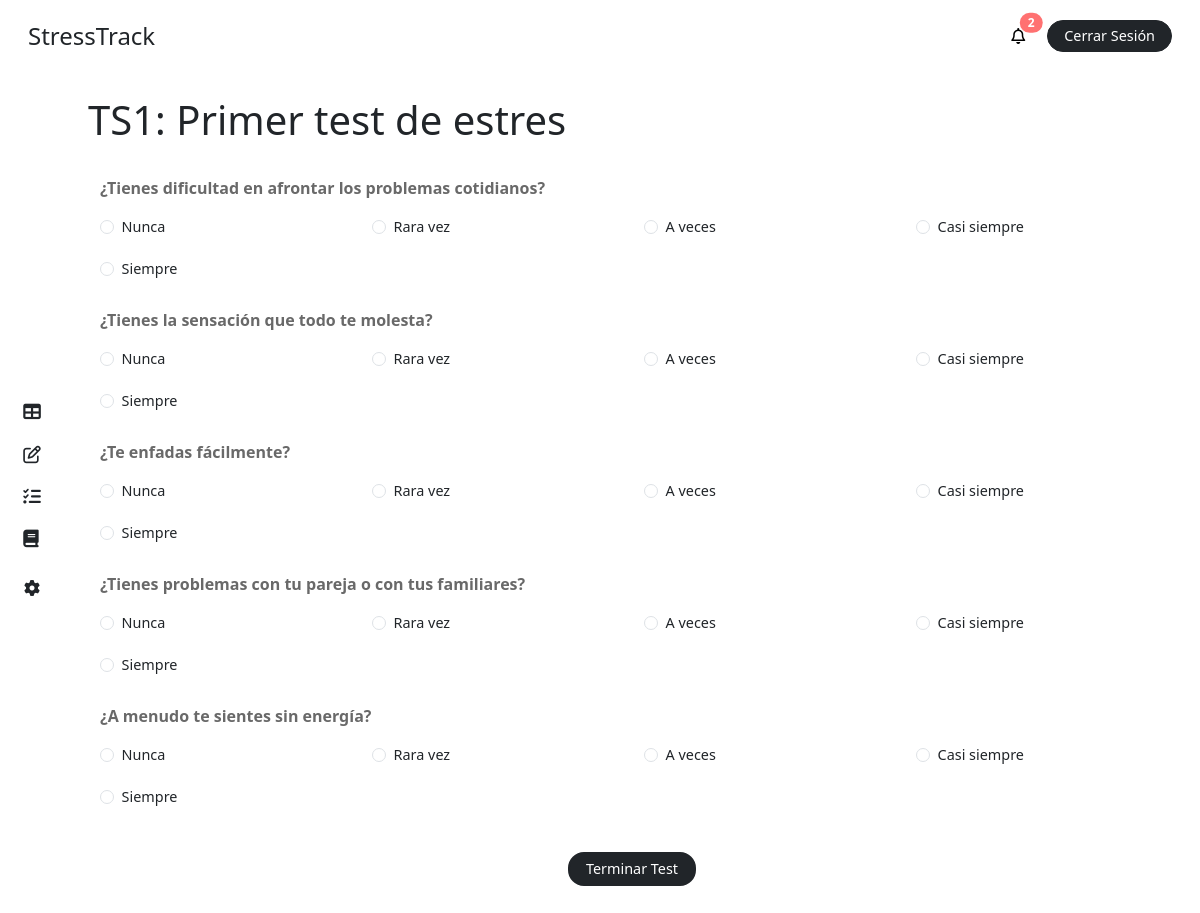
The app's page /test/1/ (signed in) with its own data.
### stress/models.py (models this page shows, shortened)
class Test(models.Model):
    title = models.CharField(max_length=255)
    Team = models.ManyToManyField(Team, related_name='tests')
    course = models.ForeignKey(Course, on_delete=models.CASCADE, related_name='tests', default='2')

class Question(models.Model):
    description = models.CharField(max_length=255)
    test = models.ForeignKey(Test, on_delete=models.CASCADE, related_name='questions')

### stress/views.py (the view, shortened to what this page needs)
# urls.py: path('test/<int:test_id>/', views.test, name = 'test'),
@login_required
def test(request, test_id):
    user = request.user
    test = get_object_or_404(Test, id = test_id)
    questions = test.questions.all()
    context = {
        'role': request.user.role,
        'questions': questions,
        'test': test,
        'opts': Option.choices,
        'notifications': user.notifications.all(),
        'unread_notifications': user.notifications.filter(is_read=False).count(),
    }
    return render(request, 'test/test_exe.html', context)

### stress/templates/test/test_exe.html (shortened to what this page needs)
{% extends "base/dashboard_base.html" %}
{% block content %}
{% include "elements/dashboard_sidebar.html" with role=role %}
<main class="main container p-4">
    <h1 class="">{{ test.title }}</h1>
    <form id="test-form" method="POST" class="container my-4">
        {% for question in questions %}
            <label class="fw-semibold my-2 text-title-gris">
                {{ question.description }}
            </label>
            <div class="row mt-2">
                {% for option_value, option_label in opts %}
                    <div class="col-12 col-sm-6 col-md-4 col-lg-3 mb-3">
                        <div class="form-check fs-7">
                            <input class="form-check-input" type="radio"
                                   name="question_{{ question.id }}"
                                   value="{{ option_value }}"
                                   id="option_{{ question.id }}_{{ option_value }}">
                            <label class="form-check-label" for="option_{{ question.id }}_{{ option_value }}">
                                {{ option_label }}
                            </label>
                        </div>
                    </div>
                {% endfor %}
            </div>
        {% endfor%}
        <div class="text-center pt-4">
            <button type="submit" class="text-white text-decoration-none fs-7 py-1 bg-dark px-3 border border-2 border-dark rounded-4">Terminar Test</button>
        </div>
    </form>
</main>
{% endblock %}

### stress/static/css/main.css (style rules this page uses)
body { height: 100vh; margin: 0; padding: 0; display: grid; grid-template-columns: 4rem 1fr; grid-template-rows: 4.5rem 1fr; grid-template-areas: "header header" "side main"; gap: 0; background-color: white; }
.main { grid-area: main; overflow-y: auto; }
.fs-7 { font-size: .9rem; }
.text-title-gris { color: #696969; }

### records on screen
Test: title "TS1: Primer test de estres"
Question: description "¿Tienes dificultad en afrontar los problemas cotidianos?", opts "Nunca" "Rara vez" "A veces" "Casi siempre" "Siempre"
Question: description "¿Tienes la sensación que todo te molesta?", opts "Nunca" "Rara vez" "A veces" "Casi siempre" "Siempre"
Question: description "¿Te enfadas fácilmente?", opts "Nunca" "Rara vez" "A veces" "Casi siempre" "Siempre"
Question: description "¿Tienes problemas con tu pareja o con tus familiares?", opts "Nunca" "Rara vez" "A veces" "Casi siempre" "Siempre"
Question: description "¿A menudo te sientes sin energía?", opts "Nunca" "Rara vez" "A veces" "Casi siempre" "Siempre"

### other values on screen
{{ unread_notifications }} "2"
